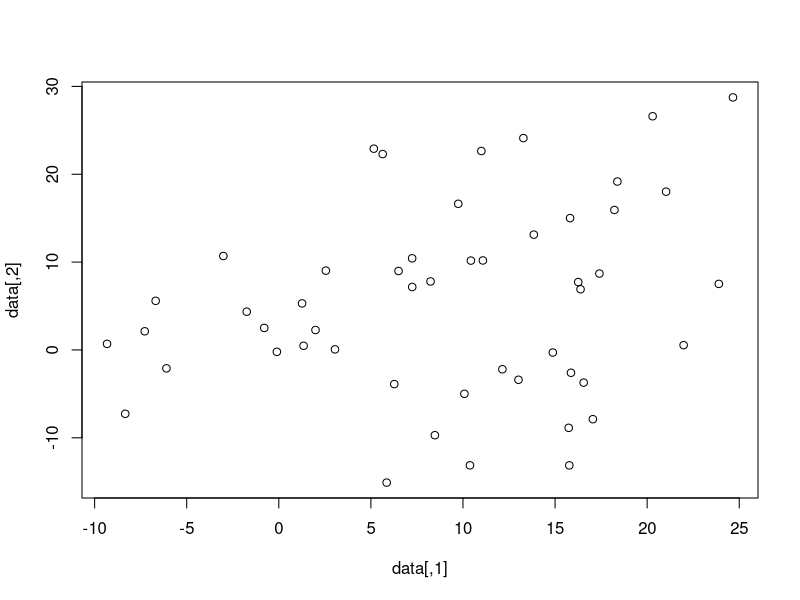
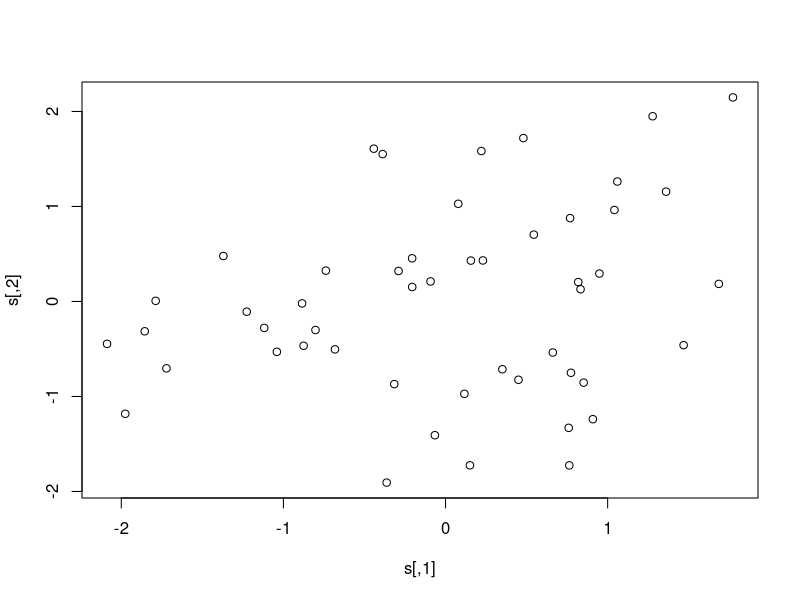

Recreate these plots in R, in order.

data = matrix(rnorm(100, 5, 10), 50, 2)
data
s <- scale(data)    # each column centered at 0

var(s)
cov(s)

var(data)   # if there's no correlation, var == cov
cov(data)

apply(data, 2, mean)
apply(data, 2, var)

apply(s, 2, mean)  # 0
apply(s, 2, var)   # 1


plot(data)
plot(s)
